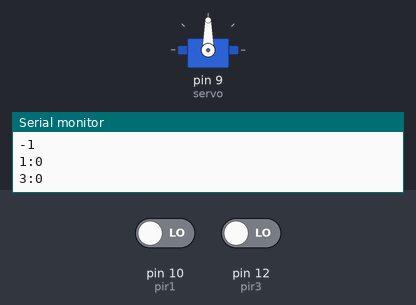
Bench run of a sketch on a simulated Arduino Uno, built with avr-gcc and run on an emulated ATmega328P. Parts: servo, the last lines printed to the serial monitor. Inputs (shaded band) come from the test bench; at power-on: pin 10 (pir1) LOW, pin 12 (pir3) LOW.

Above: at 1.2 s.
1.3 s: pin 10 (pir1) driven HIGH
At 1.7 s:
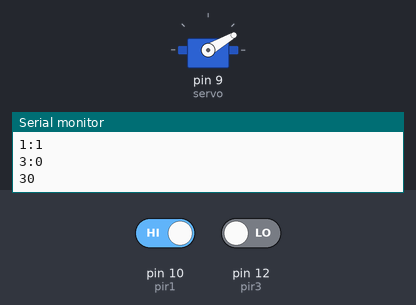
2.8 s: pin 12 (pir3) driven HIGH
At 4.0 s:
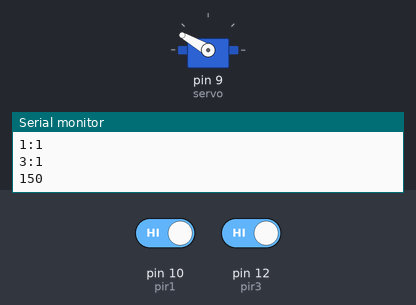
4.3 s: pin 12 (pir3) driven LOW
At 5.3 s:
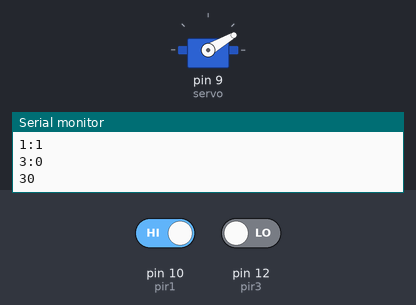
Timing chart, 0 to 7.3 s (numbered marks = the images above; inputs shaded):
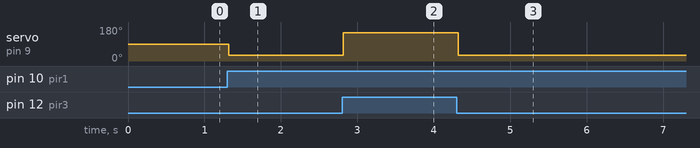

Measured:
- after the input at 1.3 s, servo on pin 9 (servo): 90° → 30° at once
- after the input at 2.8 s, servo on pin 9 (servo): 30° → 150° at once
- after the input at 4.3 s, servo on pin 9 (servo): 150° → 30° at once

The sketch:

cameraTracking.ino
```cpp
#include <Servo.h>
Servo servo;
int pir1 = 10;
int pir2 = 11;
int pir3 = 12;
int dr1;
int dr2;
int dr3;
boolean d1 = false;
boolean d3 = false;
int d = -1;//direction to turn(angle to turn)

void setup() {
  Serial.begin(9600);
  servo.attach(9);
  servo.write(90);
}

void loop() {
  dr1 = digitalRead(pir1);
  //dr2 = digitalRead(pir2);
  dr3 = digitalRead(pir3);
  Serial.print("1:");
 Serial.println(dr1);
 //Serial.print("2:");
 //Serial.println(dr2);
 Serial.print("3:");
Serial.println(dr3);

  if(dr1 == 1 && d1 == false){
    d1 = true;
    d3 = false;
    d = 30;
  }

  if(dr3 == 1  && d3 == false){
    d1 = false;
    d3 = true;
    d = 150;
  }

  Serial.println(d);
  if(d != -1){
  servo.write(d);
  delay(500);}

}
```
